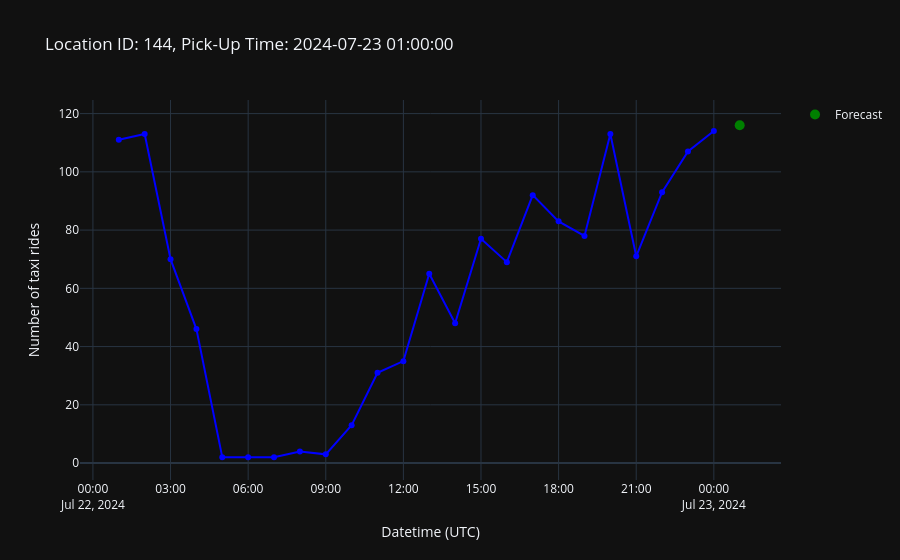

The notebook cell saved with this chart:
### Code cell
# display a line plot of one of the 10 busiest location IDs
fig: Figure = plot_record(df_forecast, np.random.choice(df_forecast["location_id"]))
fig.show()

### Figure 1 — Plotly figure (JSON) as saved in the notebook; plotly's stock layout.template omitted (floating-point values rounded to 4 significant figures)
{"data": [{"hovertemplate": "Datetime (UTC)=%{x}<br>Number of taxi rides=%{y}<extra></extra>", "legendgroup": "", "line": {"color": "blue", "dash": "solid"}, "marker": {"symbol": "circle"}, "mode": "markers+lines", "name": "", "orientation": "v", "showlegend": false, "type": "scatter", "x": ["2024-07-22T01:00:00", "2024-07-22T02:00:00", "2024-07-22T03:00:00", "2024-07-22T04:00:00", "2024-07-22T05:00:00", "2024-07-22T06:00:00", "2024-07-22T07:00:00", "2024-07-22T08:00:00", "2024-07-22T09:00:00", "2024-07-22T10:00:00", "2024-07-22T11:00:00", "2024-07-22T12:00:00", "2024-07-22T13:00:00", "2024-07-22T14:00:00", "2024-07-22T15:00:00", "2024-07-22T16:00:00", "2024-07-22T17:00:00", "2024-07-22T18:00:00", "2024-07-22T19:00:00", "2024-07-22T20:00:00", "2024-07-22T21:00:00", "2024-07-22T22:00:00", "2024-07-22T23:00:00", "2024-07-23T00:00:00"], "xaxis": "x", "y": [111, 113, 70, 46, 2, 2, 2, 4, 3, 13, 31, 35, 65, 48, 77, 69, 92, 83, 78, 113, 71, 93, 107, 114], "yaxis": "y"}, {"line": {"color": "green"}, "marker": {"size": 10}, "mode": "markers", "name": "Forecast", "type": "scatter", "x": ["2024-07-23T01:00:00"], "y": [116]}], "layout": {"legend": {"tracegroupgap": 0}, "title": {"text": "Location ID: 144, Pick-Up Time: 2024-07-23 01:00:00"}, "xaxis": {"anchor": "y", "domain": [0, 1], "title": {"text": "Datetime (UTC)"}}, "yaxis": {"anchor": "x", "domain": [0, 1], "title": {"text": "Number of taxi rides"}}}}
